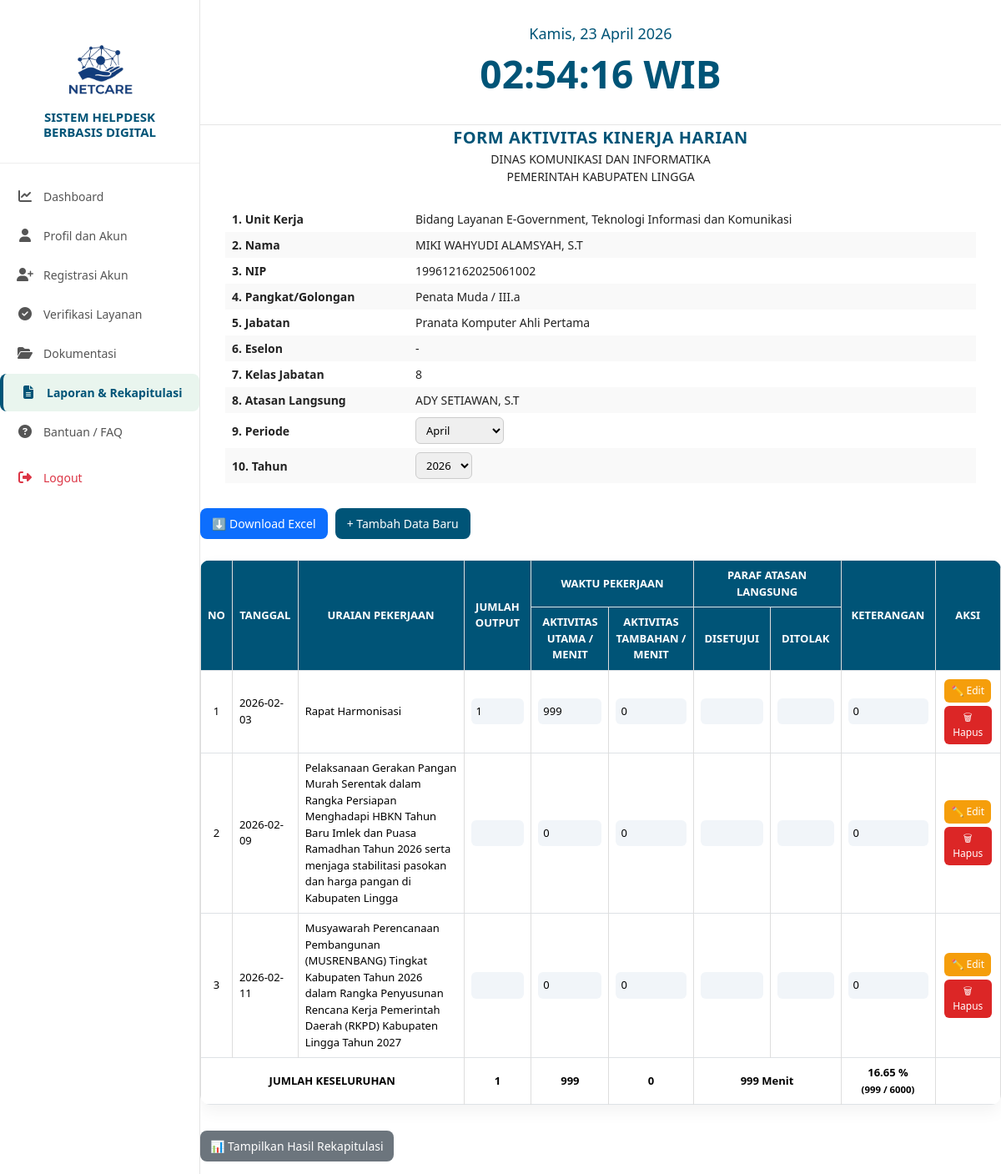
The app's page /dashboard.php?page=laporan_rekapitulasi (signed in) with its own data.
### tables this page shows
CREATE TABLE `pengajuan_layanan` (
  `id` int(11) NOT NULL,
  `pengajuan_id` int(11) NOT NULL,
  `output` varchar(100) DEFAULT NULL,
  `utama` int(11) DEFAULT 0,
  `tambahan` int(11) DEFAULT 0,
  `jenis` varchar(50) DEFAULT NULL,
  `keterangan` text DEFAULT NULL,
  `keterangan2` text DEFAULT NULL,
  `created_at` timestamp NOT NULL DEFAULT current_timestamp()
);

CREATE TABLE `pengajuan` (
  `id` int(11) NOT NULL,
  `user_id` int(11) NOT NULL,
  `instansi_pengaju_id` int(11) NOT NULL,
  `judul` varchar(255) NOT NULL,
  `jenis_layanan` varchar(100) NOT NULL,
  `deskripsi` text NOT NULL,
  `tanggal_pelaksanaan` date DEFAULT NULL,
  `status` enum('menunggu','disetujui','ditolak') NOT NULL DEFAULT 'menunggu',
  `catatan_admin` text DEFAULT NULL,
  `deleted_at` datetime DEFAULT NULL,
  `tanggal_pengajuan` datetime DEFAULT current_timestamp(),
  `status_admin_utama` enum('menunggu','diteruskan') NOT NULL DEFAULT 'menunggu',
  `sudah_masuk_laporan` tinyint(1) NOT NULL DEFAULT 0
);

### admin/laporan_rekapitulasi.php (the view, shortened to what this page needs)
<?php
$host = "localhost";
$user = "root";
$pass = "";
$db   = "netcare";
$conn = new mysqli($host, $user, $pass, $db);
$conn->set_charset("utf8mb4");
$sql = "SELECT p.id as pengajuan_id, DATE_FORMAT(p.tanggal_pelaksanaan, '%Y-%m-%d') as tgl_pelaksanaan, p.judul, pl.id, pl.output, pl.utama, pl.tambahan, pl.jenis, pl.keterangan, pl.keterangan2 FROM pengajuan p LEFT JOIN pengajuan_layanan pl ON p.id = pl.pengajuan_id ORDER BY p.tanggal_pelaksanaan ASC, p.id ASC";
$result = $conn->query($sql);
$cekAcc = $conn->query("SELECT COUNT(*) AS total FROM pengajuan WHERE status = 'disetujui'")->fetch_assoc()['total'];
?>
<!DOCTYPE html>
<html lang="id">
<head>
        <link href="https://cdn.jsdelivr.net/npm/bootstrap@5.3.2/dist/css/bootstrap.min.css" rel="stylesheet">
        <link rel="stylesheet" href="css/style.css">
</head>
<body>
<div class="top-title">FORM AKTIVITAS KINERJA HARIAN</div>
<div class="sub-title">
    DINAS KOMUNIKASI DAN INFORMATIKA<br>
    PEMERINTAH KABUPATEN LINGGA
</div>
<table class="no-border" style="margin-top:15px;">
<tr><td class="section-title">1. Unit Kerja</td><td>Bidang Layanan E-Government, Teknologi Informasi dan Komunikasi</td></tr>
<tr><td class="section-title">2. Nama</td><td>MIKI WAHYUDI ALAMSYAH, S.T</td></tr>
<tr><td class="section-title">3. NIP</td><td>199612162025061002</td></tr>
<tr><td class="section-title">4. Pangkat/Golongan</td><td>Penata Muda / III.a</td></tr>
<tr><td class="section-title">5. Jabatan</td><td>Pranata Komputer Ahli Pertama</td></tr>
<tr><td class="section-title">6. Eselon</td><td>-</td></tr>
<tr><td class="section-title">7. Kelas Jabatan</td><td>8</td></tr>
<tr><td class="section-title">8. Atasan Langsung</td><td>ADY SETIAWAN, S.T</td></tr>
<tr>
    <td class="section-title">9. Periode</td>
    <td>
        <select id="bulan" onchange="ubahPeriode()">
            <?php
            $bulanList = [
                '01'=>'January','02'=>'February','03'=>'March','04'=>'April',
                '05'=>'May','06'=>'June','07'=>'July','08'=>'August',
                '09'=>'September','10'=>'October','11'=>'November','12'=>'December'
            ];
            $bulanAktif = $_GET['bulan'] ?? date('m');
            foreach ($bulanList as $k => $v) {
                $sel = $bulanAktif == $k ? 'selected' : '';
                echo "<option value='$k' $sel>$v</option>";
            }
            ?>
        </select>
    </td>
</tr>
<tr>
    <td class="section-title">10. Tahun</td>
    <td>
        <select id="tahun" onchange="ubahPeriode()">
            <?php
            $tahunAktif = $_GET['tahun'] ?? date('Y');
            for ($y = 2022; $y <= date('Y') + 1; $y++) {
                $sel = $tahunAktif == $y ? 'selected' : '';
                echo "<option value='$y' $sel>$y</option>";
            }
            ?>
        </select>
    </td>
</tr>
</table>
<a href="dashboard.php?page=laporan_rekapitulasi&export_excel=1" class="export-btn">
   ⬇️ Download Excel
</a>
<button class="add-btn" onclick="tambahBarisBaru()">+ Tambah Data Baru</button>
<table class="table table-bordered laporan-table">
<thead>
<tr class="header">
    <th rowspan="2">NO</th>
    <th rowspan="2">TANGGAL</th>
    <th rowspan="2">URAIAN PEKERJAAN</th>
    <th rowspan="2">JUMLAH OUTPUT</th>
    <th colspan="2">WAKTU PEKERJAAN</th>
    <th colspan="2">PARAF ATASAN LANGSUNG</th>
    <th rowspan="2">KETERANGAN</th>
    <th rowspan="2">AKSI</th>
</tr>
<tr class="header">
    <th>AKTIVITAS UTAMA / MENIT</th>
    <th>AKTIVITAS TAMBAHAN / MENIT</th>
    <th>DISETUJUI</th>
    <th>DITOLAK</th>
</tr>
</thead>
<tbody>
<?php
if ($result && $result->num_rows > 0):
    $no = 1;
    $totalOutput   = 0;
    $totalUtama    = 0;
    $totalTambahan = 0;
?>
    <?php while($row = $result->fetch_assoc()): ?>
        <?php
$totalOutput   += (int)($row['output'] ?? 0);
$totalUtama    += (int)($row['utama'] ?? 0);
$totalTambahan += (int)($row['tambahan'] ?? 0);
?>
        <tr data-pengajuan-id="<?= $row['pengajuan_id'] ?>" data-layanan-id="<?= $row['id'] ?? '' ?>">
            <td class="center"><?= $no++; ?></td>
            <td class="static-cell"><?= htmlspecialchars($row['tgl_pelaksanaan']) ?></td>
            <td class="static-cell"><?= htmlspecialchars($row['judul']) ?></td>
            <td><input type="text" name="output" value="<?= htmlspecialchars($row['output'] ?? '') ?>" <?= $row['id'] ? 'readonly' : '' ?>></td>
            <td><input type="number" name="utama" value="<?= (int)($row['utama'] ?? 0) ?>" <?= $row['id'] ? 'readonly' : '' ?>></td>
            <td><input type="number" name="tambahan" value="<?= (int)($row['tambahan'] ?? 0) ?>" <?= $row['id'] ? 'readonly' : '' ?>></td>
            <td><input type="text" name="jenis" value="<?= htmlspecialchars($row['jenis'] ?? '') ?>" <?= $row['id'] ? 'readonly' : '' ?>></td>
            <td><input type="text" name="keterangan" value="<?= htmlspecialchars($row['keterangan'] ?? '') ?>" <?= $row['id'] ? 'readonly' : '' ?>></td>
            <td><input type="text" name="keterangan2" value="<?= htmlspecialchars($row['keterangan2'] ?? '') ?>" <?= $row['id'] ? 'readonly' : '' ?>></td>
            <td class="center action-col">
                <?php if ($row['id']): ?>
                    <button type="button" class="edit-btn" onclick="editRow(this)">✏️ Edit</button>
                    <button type="button" class="delete-btn" onclick="hapusRow(<?= $row['id'] ?>)">🗑 Hapus</button>
                <?php else: ?>
                    <button type="button" class="save-btn" onclick="saveNewRow(this)">💾 Simpan</button>
                    <button type="button" class="delete-btn" onclick="this.closest('tr').remove()">✖️ Batal</button>
                <?php endif; ?>
            </td>
        </tr>
    <?php endwhile; ?>
<?php endif; ?>
<?php
$totalMenit = $totalUtama + $totalTambahan;
$persentase = min(100, ($totalMenit / 6000) * 100);
?>
<tr style="font-weight:bold; background:#f0f0f0;">
    <td colspan="3" align="center">JUMLAH KESELURUHAN</td>
    <td align="center"><?= $totalOutput ?></td>
    <td align="center"><?= $totalUtama ?></td>
    <td align="center"><?= $totalTambahan ?></td>
    <td colspan="2" align="center">
        <?= $totalMenit ?> Menit
    </td>
    <td align="center">
        <?= number_format($persentase, 2) ?> %
        <br>
        <small>(<?= $totalMenit ?> / 6000)</small>
    </td>
    <td></td>
</tr>
</tbody>
</table>
<?php if($cekAcc > 0): ?>
<button onclick="toggleRekap()" class="btn-toggle" style="margin-top:15px; padding:8px 12px;">
    📊 Tampilkan Hasil Rekapitulasi
</button>
<?php endif; ?>
</body>
</html>

### css/dashboard.css (style rules this page uses)
* { margin: 0; padding: 0; box-sizing: border-box; }
body { font-family: "Segoe UI", Arial, sans-serif; display: flex; min-height: 100vh; background: #fff; color: #222; }
body { font-family: "Segoe UI", Arial, sans-serif; display: flex; min-height: 100vh; background: #f4f8f6; color: #222; }

### css/style.css (style rules this page uses)
* { margin: 0; padding: 0; box-sizing: border-box; font-family: 'Segoe UI', sans-serif; }
* { box-sizing: border-box; }
body { font-family: 'Segoe UI', Tahoma, sans-serif; background: #f4f6f9; margin: 0; padding: 0; color: #333; }
button, .btn { background: #005477; color: #fff; border: none; padding: 8px 14px; border-radius: 6px; cursor: pointer; text-decoration: none; display: inline-block; font-size: 14px; }
table { width: 100%; border-collapse: collapse; margin-top: 10px; background: #fff; }
th, td { border: 1px solid #ddd; padding: 8px; font-size: 14px; }
th { background: #005477; color: white; text-align: center; }
tr:nth-child(even) { background: #f9f9f9; }
body { font-family: "Segoe UI", Tahoma, sans-serif; background: #f4f6f9; margin: 0; padding: 0; color: #333; }
.top-title { text-align: center; font-size: 20px; font-weight: 700; color: #005477; letter-spacing: 0.5px; }
.sub-title { text-align: center; font-size: 14px; margin-bottom: 25px; }
.no-border { width: 100%; max-width: 900px; margin: 0 auto 20px auto; }
.no-border td { padding: 5px 8px; border: none !important; font-size: 14px; }
.section-title { width: 220px; font-weight: 600; }
select { padding: 5px 8px; border-radius: 6px; border: 1px solid #ccc; font-size: 13px; }
.add-btn, .export-btn, .btn-toggle { display: inline-block; padding: 8px 14px; margin: 10px 5px 15px 0; border-radius: 8px; text-decoration: none; font-size: 14px; font-weight: 500; transition: 0.2s ease; border: none; cursor: pointer; }
.add-btn { background: #005477; color: #fff; }
.export-btn { background: #0d6efd; color: #fff; }
.btn-toggle { background: #6c757d; color: #fff; }
.laporan-table { width: 100%; background: #ffffff; border-radius: 12px; overflow: hidden; box-shadow: 0 8px 20px rgba(0,0,0,0.05); }
.laporan-table thead th { background: linear-gradient(135deg, #005477, #005477); color: #fff; font-size: 13px; text-align: center; vertical-align: middle; }
.laporan-table th, .laporan-table td { padding: 8px; font-size: 13px; vertical-align: middle; }
.laporan-table tbody tr:nth-child(even) { background: #f8fafc; }
.center { text-align: center; }
.static-cell { background: #f1f5f9; font-weight: 500; }
.laporan-table input { width: 100%; padding: 6px; font-size: 13px; border-radius: 6px; border: 1px solid #ccc; }
.laporan-table input[readonly] { background: #f1f5f9; border: none; }
.edit-btn, .save-btn, .delete-btn { padding: 5px 8px; font-size: 12px; border-radius: 6px; border: none; cursor: pointer; margin: 2px; }
.edit-btn { background: #f59e0b; color: #fff; }
.delete-btn { background: #dc2626; color: #fff; }
.laporan-table tr:last-child { font-weight: 600; background: #e9ecef; }

### records on screen
pengajuan_layanan: tgl_pelaksanaan "2026-02-03", pengajuan.judul "Rapat Harmonisasi", output "1", utama "999", tambahan "0", keterangan2 "0"
pengajuan_layanan: tgl_pelaksanaan "2026-02-09", pengajuan.judul "Pelaksanaan Gerakan Pangan Murah Serentak dalam Rangka Persiapan Menghadapi HBKN Tahun Baru Imlek dan Puasa Ramadhan Tahun 2026 serta menjaga stabilitasi pasokan dan harga pangan di Kabupaten Lingga", utama "0", tambahan "0", keterangan2 "0"
pengajuan_layanan: tgl_pelaksanaan "2026-02-11", pengajuan.judul "Musyawarah Perencanaan Pembangunan (MUSRENBANG) Tingkat Kabupaten Tahun 2026 dalam Rangka Penyusunan Rencana Kerja Pemerintah Daerah (RKPD) Kabupaten Lingga Tahun 2027", utama "0", tambahan "0", keterangan2 "0"

### other values on screen
$label "Dashboard"
$label "Profil dan Akun"
$label "Registrasi Akun"
$label "Verifikasi Layanan"
$label "Dokumentasi"
$label "Laporan & Rekapitulasi"
$label "Bantuan / FAQ"
$totalOutput "1"
$totalUtama "999"
$totalTambahan "0"
$totalMenit "999"
$persentase "16.65"
form field value "April"
form field value "2026"
